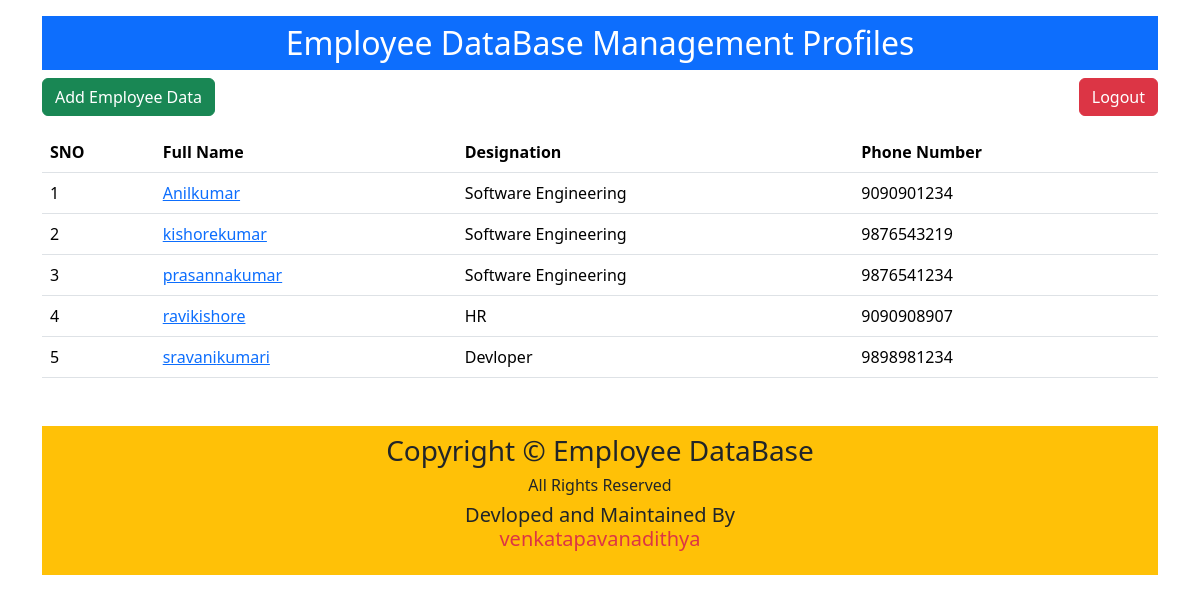
The app's page / (signed in) with its own data.
### Salary/models.py (models this page shows)
class Employee(models.Model):
    first_name=models.CharField(max_length=100)
    last_name=models.CharField(max_length=100)
    photo=models.CharField(max_length=100)
    designation=models.CharField(max_length=100)
    email_address=models.CharField(max_length=100)
    phone_number=models.CharField(max_length=100)
    Work_exp=models.CharField(max_length=100)

### Salary/views.py (the view)
# urls.py: 2. Add a URL to urlpatterns:  path('', views.home, name='home')
@login_required
def home(request):
    employees=Employee.objects.all()
    return render(request,'Salary/home.html',{'employees':employees})

### Salary/templates/salary/home.html (shortened to what this page needs)
<!DOCTYPE html>
<html lang="en">
<head>
    <link href="https://cdn.jsdelivr.net/npm/bootstrap@5.3.5/dist/css/bootstrap.min.css" rel="stylesheet">
</head>
<body>
    <div class="container mt-3">
        <h2 class="bg-primary text-white text-center p-2">Employee DataBase Management Profiles</h2>
        <a href="{% url 'add_employee' %}" class="btn btn-success  mb-3">Add Employee Data</a>
         <form method="post" action="{% url 'logout' %}" class="d-inline float-end">
      <button type="submit" class="btn btn-danger">Logout</button>
    </form>
        <table class="table table-hover">
            <thead>
               <tr>
                  <th>SNO</th>
                  <th>Full Name</th>
                  <th>Designation</th>
                  <th>Phone Number</th>
               </tr>
            </thead>
            <tbody>
                {% for x in employees %}
                <tr>
                    <td>{{forloop.counter}}</td>
                    <td><a href="{% url 'employee_detail' x.id%}">{{x.first_name}}{{x.last_name}}</a></td>
                    <td>{{x.designation}}</td>
                    <td>{{x.phone_number}}</td>
                </tr>
                {% endfor %}
            </tbody>
        </table>
    </div>
    <div class="container">
    <footer class="text-center mt-5 bg-warning p-2">
        <div class="row">
            <div class="col">
                <h3>Copyright &copy; Employee DataBase</h3>
                <h6>All Rights Reserved</h6>
                <h5>Devloped and Maintained By <p class="text-danger">venkatapavanadithya</p></h5>
            </div>
        </div>
    </footer>
</div>
</body>
</html>

### records on screen
Employee: first_name "Anil", last_name "kumar", designation "Software Engineering", phone_number "9090901234"
Employee: first_name "kishore", last_name "kumar", designation "Software Engineering", phone_number "9876543219"
Employee: first_name "prasanna", last_name "kumar", designation "Software Engineering", phone_number "9876541234"
Employee: first_name "ravi", last_name "kishore", designation "HR", phone_number "9090908907"
Employee: first_name "sravani", last_name "kumari", designation "Devloper", phone_number "9898981234"
